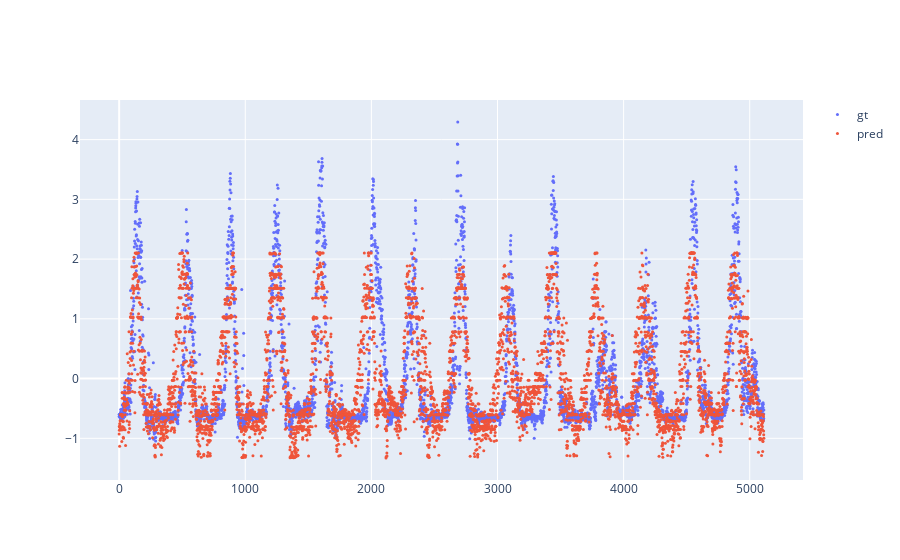

The notebook cell saved with this chart:
### Code cell
from plotly import graph_objects as go

fig = go.Figure()

fig.add_trace(go.Scatter(y=y_s.detach().cpu(),
                    mode='markers',
                    name='gt', 
                    marker=dict(size=3)))

fig.add_trace(go.Scatter(y=y_pred.detach().cpu(),
                    mode='markers',
                    name='pred', 
                    marker=dict(size=3)))

### Figure 1 — Plotly figure (JSON) as saved in the notebook; plotly's stock layout.template omitted (floating-point values rounded to 4 significant figures; data arrays with more than 128 entries replaced by an {"elided": "..."} marker saying what was removed)
{"data": [{"marker": {"size": 3}, "mode": "markers", "name": "gt", "type": "scatter", "y": {"elided": "5113 float values"}}, {"marker": {"size": 3}, "mode": "markers", "name": "pred", "type": "scatter", "y": {"elided": "5113 float values"}}], "layout": {}}
